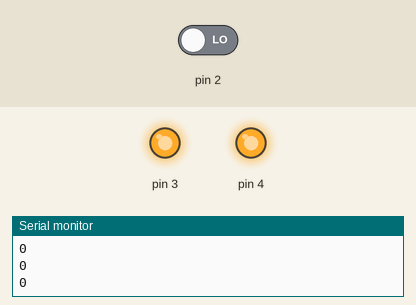
A sketch run on a simulated Arduino Uno, built with avr-gcc and run on an emulated ATmega328P. On the bench: output pins drawn as LEDs (lit = HIGH), the last lines printed to the serial monitor. Dashed ring = blinking. The test bench sets the inputs (shaded band); at power-on: pin 2 LOW.

Above: at 1.2 s.
1.3 s: pin 2 driven HIGH
At 1.9 s:
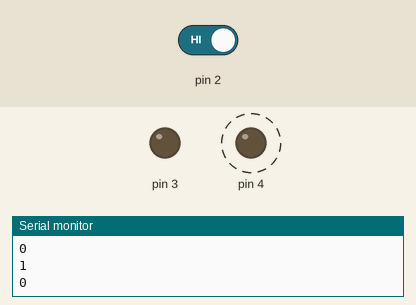
7.3 s: pin 2 driven LOW
At 7.9 s:
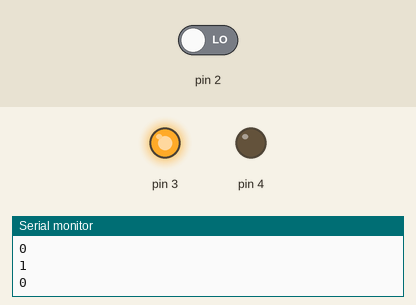
Timing chart, 0 to 10.3 s (numbered marks = the images above; inputs shaded):
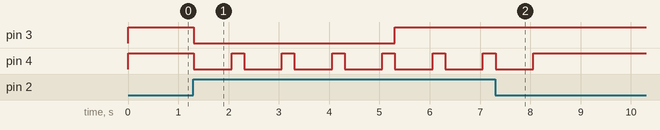

Measured:
- after the input at 1.3 s, pin 3: HIGH → LOW at once, → HIGH 4.0 s later; pin 4: alternates HIGH for 0.25 s and LOW for 0.75 s, starting at once
- after the input at 7.3 s, pin 3: stays HIGH (without the input it goes to LOW after 2.8 s); pin 4: goes on until 8.1 s, then stays HIGH

The sketch:

Room_Takem.ino
```cpp
void setup() {
pinMode(2,INPUT);
pinMode(3,OUTPUT);// غطاس
pinMode(4,OUTPUT);//رذاذات
Serial.begin(9600);
}

void loop()
{
   int value=digitalRead(2);
   Serial.println(value);
   if(value==1)
   {
   digitalWrite(3,LOW);
     for(int i=0;i<1;i++)
     {
       Serial.println(i);
      digitalWrite(4,LOW);
     delay(750);
      digitalWrite(4,HIGH);
     delay(250);
      digitalWrite(4,LOW);
     delay(750);
      digitalWrite(4,HIGH);
     delay(250);
      digitalWrite(4,LOW);
     delay(750);
      digitalWrite(4,HIGH);
     delay(250);
      digitalWrite(4,LOW);
     delay(750);
      digitalWrite(4,HIGH);
     delay(250);
     }
     digitalWrite(3,HIGH);

     for(int j=0;j<1;j++)
     {
       digitalWrite(4,LOW);
     delay(750);
      digitalWrite(4,HIGH);
     delay(250);
      digitalWrite(4,LOW);
     delay(750);
      digitalWrite(4,HIGH);
     delay(250);
      digitalWrite(4,LOW);
     delay(750);
      }

     digitalWrite(4,HIGH);
     delay(2000);
   }
   else
   {
     digitalWrite(3,HIGH);
     digitalWrite(4,HIGH);
   }
}
```
